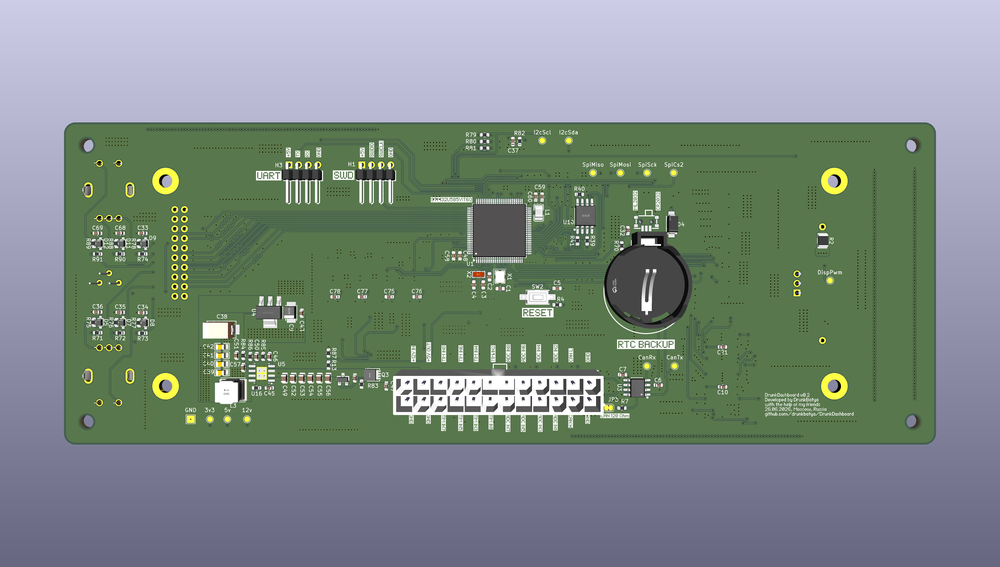
#> input picture .github/assets/back.png, 1000 x 567 px, shrunk from 7340 x 4160 before the run
$ python icon_convert.py ../../.github/assets out
#> lines starting #> are read from the running program, lines starting #| are printed output that depends on the picture
#!/usr/bin/env python3
# This code was taken from the official Flipper Zero firmware repository:
# https://github.com/flipperdevices/flipperzero-firmware
# And distributes under GNU GPL-3.0 license
import io
import os
import argparse
from PIL import Image, ImageOps

ICONS_SUPPORTED_FORMATS = ["png"]

ICONS_TEMPLATE_H_HEADER = """#pragma once

#include <gui/icon_i.h>

"""
ICONS_TEMPLATE_H_ICON_NAME = "extern const Icon {name};\n"

ICONS_TEMPLATE_C_HEADER = """#include "{assets_filename}.h"

"""
ICONS_TEMPLATE_C_FRAME = "const uint8_t {name}[] = {data};\n"
ICONS_TEMPLATE_C_DATA = "const uint8_t* const {name}[] = {data};\n"
ICONS_TEMPLATE_C_ICONS = "const Icon {name} = {{.width={width},.height={height},.frame_count={frame_count},.frame_rate={frame_rate},.frames=_{name}}};\n"

class CImage:
    def __init__(self, width: int, height: int, data: bytes):
        self.width = width
        self.height = height
        self.data = data

    def write(self, filename):
        with open(filename, "wb") as file:
            file.write(self.data)

    def data_as_carray(self):
        return (
            "{" + "".join("0x{:02x},".format(img_byte) for img_byte in self.data) + "}"
        )


def is_file_an_icon(filename):
    extension = filename.lower().split(".")[-1]
    return extension in ICONS_SUPPORTED_FORMATS


def png2xbm(file):
#> called with file = '../../.github/assets/back.png'
    with Image.open(file) as im:
#> im is the input picture: PIL image 1000x567 RGBA; mean R, G, B, A 113.9, 128.7, 121, 239.6
        with io.BytesIO() as output:
            bw = im.convert("1")
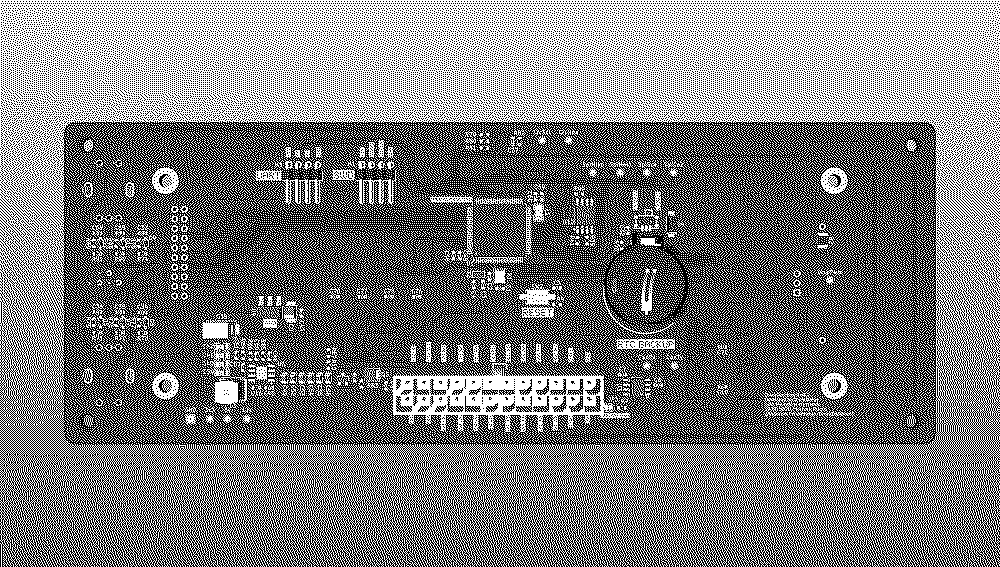
#> bw: PIL image 1000x567 1; 48.1% white in thin lines or dots
            bw = ImageOps.invert(bw)
#> bw: PIL image 1000x567 1; 51.9% white; black in thin lines or dots
            bw.save(output, format="XBM")
            return output.getvalue()


def file2image(file):
    output = png2xbm(file)
    assert output
    f = io.StringIO(output.decode().strip())
    width = int(f.readline().strip().split(" ")[2])
    height = int(f.readline().strip().split(" ")[2])
    data = f.read().strip().replace("\n", "").replace(" ", "").split("=")[1][:-1]
    data_str = data[1:-1].replace(",", " ").replace("0x", "")
    data_bin = bytearray.fromhex(data_str)
    data = b"\x00" + data_bin
    return CImage(width, height, data)


def _icon2header(file):
    image = file2image(file)
    return image.width, image.height, image.data_as_carray()


def _iconIsSupported(filename):
    extension = filename.lower().split(".")[-1]
    return extension in ICONS_SUPPORTED_FORMATS


def icons(args):
    print("ICON: Converting icons")
    icons_c = open(
        os.path.join(args.output_directory, f"{args.filename}.c"),
        "w",
        newline="\n",
    )
    icons_c.write(ICONS_TEMPLATE_C_HEADER.format(assets_filename=args.filename))
    icons = []
    # Traverse icons tree, append image data to source file
    for dirpath, dirnames, filenames in os.walk(args.input_directory):
        print(f"ICON: Processing directory {dirpath}")
        dirnames.sort()
        filenames.sort()
        if not filenames:
            continue
        if "frame_rate" in filenames:
            print(f"ICON: Folder contains animation")
            icon_name = "A_" + os.path.split(dirpath)[1].replace("-", "_")
            width = height = None
            frame_count = 0
            frame_rate = 0
            frame_names = []
            frameratefile = os.path.join(dirpath, "frame_rate")
            frame_rate = int(open(frameratefile, "r").read().strip())
            filenames.remove("frame_rate")
            for filename in sorted(
                filenames,
                key=lambda current: int(current.split("frame_")[1].split(".png")[0]),
            ):
                print(filename)
                fullfilename = os.path.join(dirpath, filename)
                if not _iconIsSupported(filename):
                    continue
                print(f"ICON: Processing animation frame {filename}")
                temp_width, temp_height, data = _icon2header(fullfilename)
                if width is None:
                    width = temp_width
                if height is None:
                    height = temp_height
                assert width == temp_width
                assert height == temp_height
                frame_name = f"_{icon_name}_{frame_count}"
                frame_names.append(frame_name)
                icons_c.write(ICONS_TEMPLATE_C_FRAME.format(name=frame_name, data=data))
                frame_count += 1
            assert frame_rate > 0
            assert frame_count > 0
            icons_c.write(
                ICONS_TEMPLATE_C_DATA.format(
                    name=f"_{icon_name}", data=f'{{{",".join(frame_names)}}}'
                )
            )
            icons_c.write("\n")
            icons.append((icon_name, width, height, frame_rate, frame_count))
        else:
            # process icons
            for filename in filenames:
                if not _iconIsSupported(filename):
                    continue
                print(f"ICON: Processing icon {filename}")
                icon_name = "I_" + "_".join(filename.split(".")[:-1]).replace("-", "_")
                fullfilename = os.path.join(dirpath, filename)
                width, height, data = _icon2header(fullfilename)
                frame_name = f"_{icon_name}_0"
                icons_c.write(ICONS_TEMPLATE_C_FRAME.format(name=frame_name, data=data))
                icons_c.write(
                    ICONS_TEMPLATE_C_DATA.format(
                        name=f"_{icon_name}", data=f"{{{frame_name}}}"
                    )
                )
                icons_c.write("\n")
                icons.append((icon_name, width, height, 0, 1))
    # Create array of images:
    print(f"ICON: Finalizing source file")
    for name, width, height, frame_rate, frame_count in icons:
        icons_c.write(
            ICONS_TEMPLATE_C_ICONS.format(
                name=name,
                width=width,
                height=height,
                frame_rate=frame_rate,
                frame_count=frame_count,
            )
        )
    icons_c.write("\n")
    icons_c.close()

    # Create Public Header
    print(f"ICON: Creating header")
    icons_h = open(
        os.path.join(args.output_directory, f"{args.filename}.h"),
        "w",
        newline="\n",
    )
    icons_h.write(ICONS_TEMPLATE_H_HEADER)
    for name, width, height, frame_rate, frame_count in icons:
        icons_h.write(ICONS_TEMPLATE_H_ICON_NAME.format(name=name))
    icons_h.close()
    print(f"ICON: Done")
    return 0


def main():
    parser = argparse.ArgumentParser(description="Converting .png icons to C array")
    parser.add_argument("input_directory", help="Source directory")
    parser.add_argument("output_directory", help="Output directory")
    parser.add_argument(
        "--filename",
        help="Base filename for file with icon data",
        required=False,
        default="assets_icons",
    )
    args = parser.parse_args()
    icons(args)


if __name__ == "__main__":
    main()
